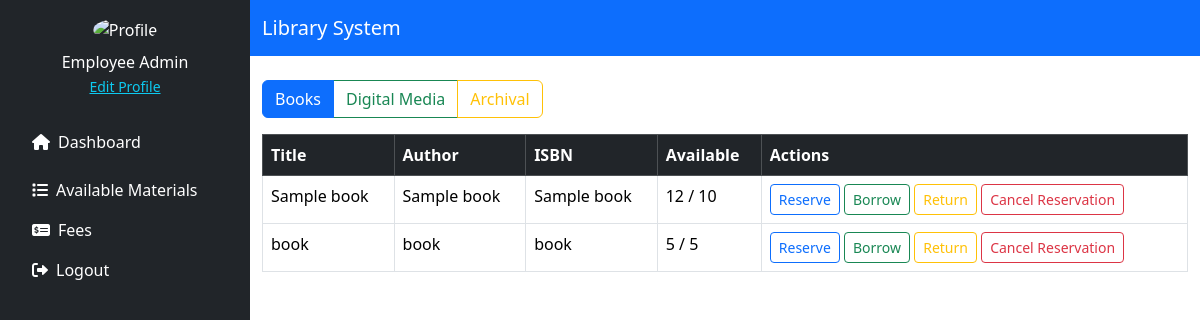
The app's page /source/customer/available_materials.php (signed in) with its own data.
### tables this page shows
CREATE TABLE `material_books` (
  `id` int(11) NOT NULL,
  `title` varchar(255) NOT NULL,
  `author` varchar(255) NOT NULL,
  `isbn` varchar(20) DEFAULT NULL,
  `publisher` varchar(255) DEFAULT NULL,
  `year_published` year(4) DEFAULT NULL,
  `quantity` int(11) DEFAULT 1,
  `available` int(11) DEFAULT 1,
  `status` enum('Available','Archived') DEFAULT 'Available',
  `genre` varchar(255) DEFAULT NULL
);

### source/customer/available_materials.php (the view, shortened to what this page needs)
<?php
include '../../config/db_conn.php';
$filter = $_GET['filter'] ?? 'books';
switch ($filter) {
    default:
        $stmt = $pdo->query("SELECT * FROM material_books WHERE status = 'Available'");
        break;
}
$materials = $stmt->fetchAll(PDO::FETCH_ASSOC);
?>
<!DOCTYPE html>
<html lang="en">
<head>
    <link href="https://cdn.jsdelivr.net/npm/bootstrap@5.3.3/dist/css/bootstrap.min.css" rel="stylesheet" />
    <link href="https://cdnjs.cloudflare.com/ajax/libs/font-awesome/6.0.0/css/all.min.css" rel="stylesheet">
</head>
<body>
<div class="d-flex">
    <?php include './includes/sidebar.php'; ?>
    <div class="flex-grow-1">
        <nav class="navbar navbar-dark bg-primary">
            <div class="container">
                <a class="navbar-brand" href="#">Library System</a>
            </div>
        </nav>
        <div class="container mt-4">
            <div class="btn-group mb-3">
                <a href="?filter=books" class="btn btn-outline-primary <?= $filter === 'books' ? 'active' : '' ?>">Books</a>
                <a href="?filter=digital" class="btn btn-outline-success <?= $filter === 'digital' ? 'active' : '' ?>">Digital Media</a>
                <a href="?filter=archival" class="btn btn-outline-warning <?= $filter === 'archival' ? 'active' : '' ?>">Archival</a>
            </div>
            <table class="table table-bordered">
                <thead class="table-dark">
                <tr>
                    <th>Title</th>
                    <th>Author</th>
                    <?php if ($filter === 'books'): ?><th>ISBN</th><th>Available</th><?php endif; ?>
                    <th>Actions</th>
                </tr>
                </thead>
                <tbody>
                <?php foreach ($materials as $item):
                    $materialId = $item['id'];
                    ?>
                    <tr>
                        <td><?= htmlspecialchars($item['title']) ?></td>
                        <td><?= htmlspecialchars($item['author']) ?></td>
                        <?php if ($filter === 'books'): ?>
                            <td><?= htmlspecialchars($item['isbn']) ?></td>
                            <td><?= (int)$item['available'] ?> / <?= (int)$item['quantity'] ?></td>
                        <?php elseif ($filter === 'digital'): ?>
                            <td><?= htmlspecialchars($item['media_type']) ?></td>
                        <?php elseif ($filter === 'archival'): ?>
                            <td><?= htmlspecialchars($item['description']) ?></td>
                        <?php endif; ?>
                        <td>
                            <button class="btn btn-outline-primary btn-sm" data-bs-toggle="modal" data-bs-target="#reserveModal_<?= $materialId ?>">Reserve</button>
                            <button class="btn btn-outline-success btn-sm" data-bs-toggle="modal" data-bs-target="#borrowModal_<?= $materialId ?>">Borrow</button>
                            <button class="btn btn-outline-warning btn-sm" data-bs-toggle="modal" data-bs-target="#returnModal_<?= $materialId ?>">Return</button>
                            <button class="btn btn-outline-danger btn-sm" data-bs-toggle="modal" data-bs-target="#cancelReservationModal_<?= $materialId ?>">Cancel Reservation</button>
                        </td>
                    </tr>
                <?php endforeach; ?>
                </tbody>
            </table>
        </div>
    </div>
</div>
</body>
</html>

### records on screen
material_books: title "Sample book", author "Sample book", isbn "Sample book", available "12", quantity "10"
material_books: title "book", author "book", isbn "book", available "5", quantity "5"

### other values on screen
$_SESSION['user_name'] "Employee Admin"
